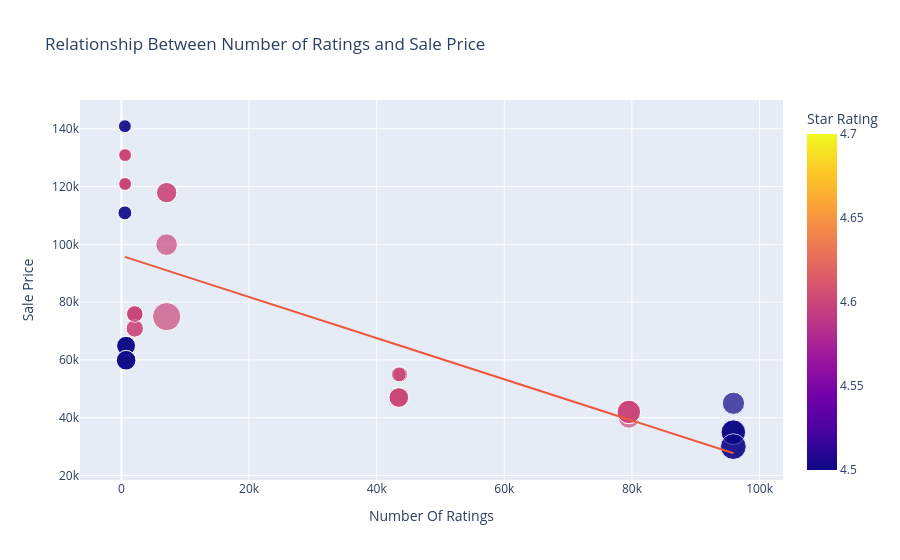

The notebook cell saved with this chart:
### Code cell
figure = px.scatter(
    data_frame=df,
    x="Number Of Ratings",
    y="Sale Price",
    size='Discount Percentage',
    color="Star Rating",
    trendline='ols',
    title='Relationship Between Number of Ratings and Sale Price'
)

figure.show()
